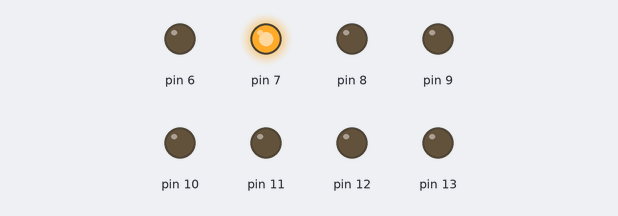
This sketch was run on a simulated Arduino Uno, built with avr-gcc and run on an emulated ATmega328P. On the bench: output pins drawn as LEDs (lit = HIGH).

Above: at 0.3 s.
At 0.9 s:
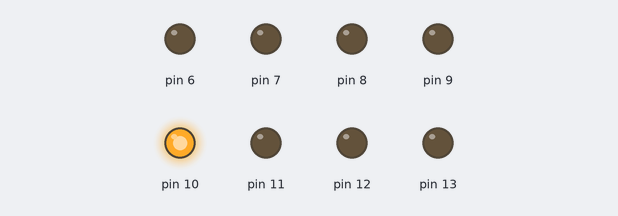
At 1.6 s:
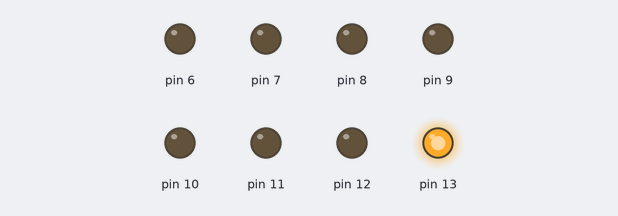
At 2.7 s:
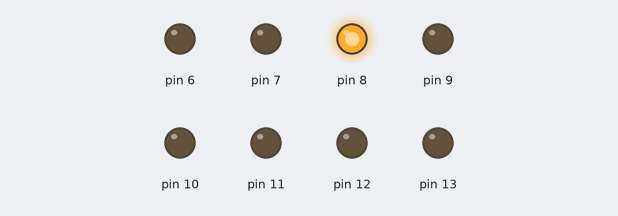
At 3.9 s:
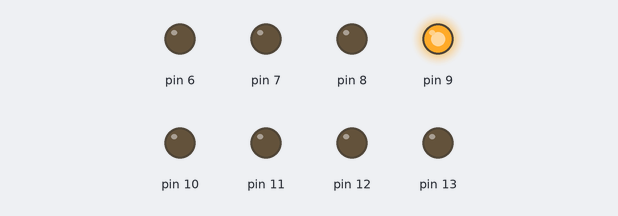
At 6.4 s:
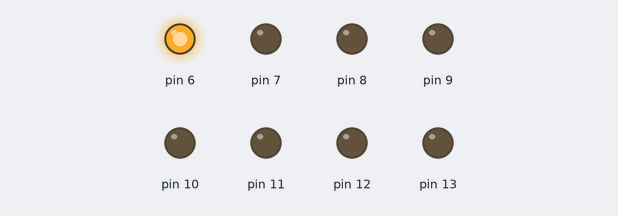
Timing chart, 0 to 7.4 s (numbered marks = the images above):
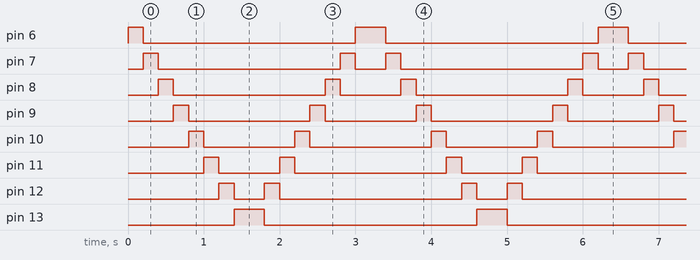

The sketch:

OUT_LED_4.ino
```cpp
int timer = 200;
void setup()
{
  for (int Led_Pin = 6; Led_Pin < 14; Led_Pin++)
  {
    pinMode(Led_Pin, OUTPUT);
  }
}
void loop()
{
  for (int Led_Pin = 6; Led_Pin < 14; Led_Pin++)
  {
    digitalWrite(Led_Pin, HIGH);
    delay(timer);
    digitalWrite(Led_Pin, LOW);
  }
  for (int Led_Pin = 13; Led_Pin >= 6; Led_Pin--)
  {
    digitalWrite(Led_Pin, HIGH);
    delay(timer);
    digitalWrite(Led_Pin, LOW);
  }
}
```

Measured:
- by itself, pin 6: repeats every 3.2 s: LOW 2.8 s, HIGH 0.40 s
- by itself, pin 7: repeats every 3.2 s: LOW 2.4 s, HIGH 0.20 s, LOW 0.40 s, HIGH 0.20 s
- by itself, pin 8: repeats every 3.2 s: LOW 2.0 s, HIGH 0.20 s, LOW 0.80 s, HIGH 0.20 s
- by itself, pin 9: repeats every 3.2 s: LOW 1.6 s, HIGH 0.20 s, LOW 1.2 s, HIGH 0.20 s
- by itself, pin 10: repeats every 3.2 s: LOW 1.2 s, HIGH 0.20 s, LOW 1.6 s, HIGH 0.20 s
- by itself, pin 11: repeats every 3.2 s: LOW 0.80 s, HIGH 0.20 s, LOW 2.0 s, HIGH 0.20 s
- by itself, pin 12: repeats every 3.2 s: LOW 0.40 s, HIGH 0.20 s, LOW 2.4 s, HIGH 0.20 s
- by itself, pin 13: alternates HIGH for 0.40 s and LOW for 2.8 s
